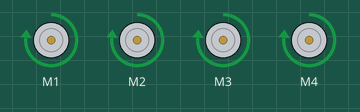
Bench run of a sketch on a simulated Arduino Uno, built with avr-gcc and run on an emulated ATmega328P. Shown: 4 × DC motor (green arrow = forward, orange = backward, longer = faster).

Above: at 2.5 s.
At 6.0 s:
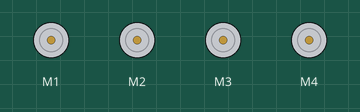
At 9.5 s:
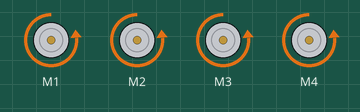
Timing chart, 0 to 15.6 s (numbered marks = the images above):
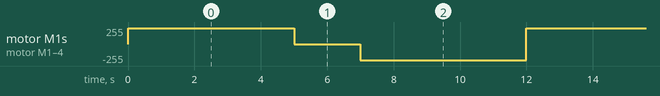

The sketch:

Driver_shield_L293D_Coding.ino
```cpp
//Subscribe AJTekno
//Driver shield L293D (4WD)
#include <AFMotor.h>

char val;
AF_DCMotor motor1(1, MOTOR12_64KHZ); //Jadikan motor 1, 64KHZ
AF_DCMotor motor2(2, MOTOR12_64KHZ); //Jadikan motor 2, 64KHZ
AF_DCMotor motor3(3, MOTOR12_64KHZ); //Jadikan motor 3, 64KHZ
AF_DCMotor motor4(4, MOTOR12_64KHZ); //Jadikan motor 4, 64KHZ

void setup() {
Serial.begin (9600);
motor1.setSpeed(240); //Set kecepatan motor 1 240 (range 0-255)
motor2.setSpeed(240); //Set kecepatan motor 2 240 (range 0-255)
motor3.setSpeed(240); //Set kecepatan motor 3 240 (range 0-255)
motor4.setSpeed(240); //Set kecepatan motor 4 240 (range 0-255)
}

void loop() {
  //Maju
  motor1.run(FORWARD); //Motor kanan maju
  motor2.run(FORWARD); //Motor kanan maju
  motor3.run(FORWARD); //Motor kiri maju
  motor4.run(FORWARD); //Motor kiri maju
  delay (5000);

  //Berhenti
  motor1.run(RELEASE); //Motor kanan berhenti
  motor2.run(RELEASE); //Motor kanan berhenti
  motor3.run(RELEASE); //Motor kiri berhenti
  motor4.run(RELEASE); //Motor kiri berhenti
  delay (2000);

  //Mundur
  motor1.run(BACKWARD); //Motor kanan mundur
  motor2.run(BACKWARD); //Motor kanan mundur
  motor3.run(BACKWARD); //Motor kiri mundur
  motor4.run(BACKWARD); //Motor kiri mundur
  delay (5000);
}
```

Measured:
- by itself, motor M1–4: repeats every 12.0 s: stopped 2.0 s, backward 240/255 5.0 s, forward 240/255 5.0 s
